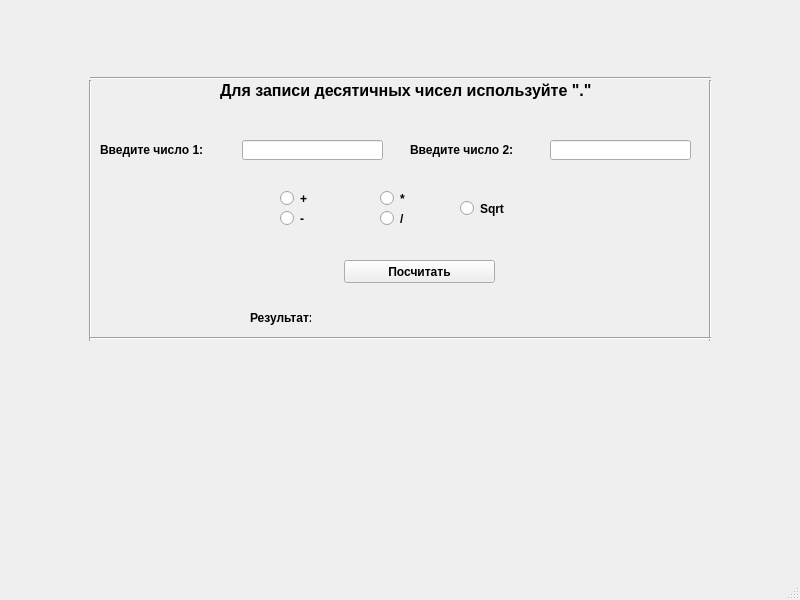
<?xml version="1.0" encoding="UTF-8"?>
<ui version="4.0">
 <class>MainWindow</class>
 <widget class="QMainWindow" name="MainWindow">
  <property name="geometry">
   <rect>
    <x>0</x>
    <y>0</y>
    <width>800</width>
    <height>600</height>
   </rect>
  </property>
  <property name="font">
   <font>
    <family>Arial</family>
    <weight>75</weight>
    <bold>true</bold>
   </font>
  </property>
  <property name="windowTitle">
   <string>MainWindow</string>
  </property>
  <widget class="QWidget" name="centralwidget">
   <widget class="QPushButton" name="CountButton">
    <property name="geometry">
     <rect>
      <x>344</x>
      <y>260</y>
      <width>151</width>
      <height>23</height>
     </rect>
    </property>
    <property name="text">
     <string>Посчитать</string>
    </property>
   </widget>
   <widget class="QRadioButton" name="Plus">
    <property name="geometry">
     <rect>
      <x>280</x>
      <y>190</y>
      <width>41</width>
      <height>17</height>
     </rect>
    </property>
    <property name="text">
     <string>+</string>
    </property>
   </widget>
   <widget class="QRadioButton" name="Ymnojit">
    <property name="geometry">
     <rect>
      <x>380</x>
      <y>190</y>
      <width>41</width>
      <height>17</height>
     </rect>
    </property>
    <property name="text">
     <string>*</string>
    </property>
   </widget>
   <widget class="QRadioButton" name="Minus">
    <property name="geometry">
     <rect>
      <x>280</x>
      <y>210</y>
      <width>41</width>
      <height>17</height>
     </rect>
    </property>
    <property name="text">
     <string>-</string>
    </property>
   </widget>
   <widget class="QRadioButton" name="Delenie">
    <property name="geometry">
     <rect>
      <x>380</x>
      <y>210</y>
      <width>41</width>
      <height>17</height>
     </rect>
    </property>
    <property name="text">
     <string>/</string>
    </property>
   </widget>
   <widget class="QLabel" name="LeftText">
    <property name="geometry">
     <rect>
      <x>100</x>
      <y>140</y>
      <width>131</width>
      <height>20</height>
     </rect>
    </property>
    <property name="text">
     <string>Введите число 1:</string>
    </property>
   </widget>
   <widget class="QLabel" name="RightText">
    <property name="geometry">
     <rect>
      <x>410</x>
      <y>140</y>
      <width>121</width>
      <height>20</height>
     </rect>
    </property>
    <property name="text">
     <string>Введите число 2:</string>
    </property>
   </widget>
   <widget class="QLabel" name="Res">
    <property name="geometry">
     <rect>
      <x>250</x>
      <y>310</y>
      <width>61</width>
      <height>16</height>
     </rect>
    </property>
    <property name="text">
     <string>Результат:</string>
    </property>
   </widget>
   <widget class="QLineEdit" name="FirstNum">
    <property name="geometry">
     <rect>
      <x>242</x>
      <y>140</y>
      <width>141</width>
      <height>20</height>
     </rect>
    </property>
   </widget>
   <widget class="QLineEdit" name="SecondNum">
    <property name="geometry">
     <rect>
      <x>550</x>
      <y>140</y>
      <width>141</width>
      <height>20</height>
     </rect>
    </property>
   </widget>
   <widget class="QLabel" name="label">
    <property name="geometry">
     <rect>
      <x>220</x>
      <y>80</y>
      <width>391</width>
      <height>21</height>
     </rect>
    </property>
    <property name="font">
     <font>
      <family>Arial</family>
      <pointsize>12</pointsize>
      <weight>75</weight>
      <bold>true</bold>
     </font>
    </property>
    <property name="text">
     <string>Для записи десятичных чисел используйте &quot;.&quot;</string>
    </property>
   </widget>
   <widget class="Line" name="line">
    <property name="geometry">
     <rect>
      <x>80</x>
      <y>80</y>
      <width>20</width>
      <height>261</height>
     </rect>
    </property>
    <property name="orientation">
     <enum>Qt::Vertical</enum>
    </property>
   </widget>
   <widget class="Line" name="line_2">
    <property name="geometry">
     <rect>
      <x>700</x>
      <y>80</y>
      <width>20</width>
      <height>261</height>
     </rect>
    </property>
    <property name="orientation">
     <enum>Qt::Vertical</enum>
    </property>
   </widget>
   <widget class="Line" name="line_3">
    <property name="geometry">
     <rect>
      <x>90</x>
      <y>330</y>
      <width>621</width>
      <height>16</height>
     </rect>
    </property>
    <property name="orientation">
     <enum>Qt::Horizontal</enum>
    </property>
   </widget>
   <widget class="Line" name="line_4">
    <property name="geometry">
     <rect>
      <x>90</x>
      <y>70</y>
      <width>621</width>
      <height>16</height>
     </rect>
    </property>
    <property name="orientation">
     <enum>Qt::Horizontal</enum>
    </property>
   </widget>
   <widget class="QLabel" name="Result2">
    <property name="geometry">
     <rect>
      <x>310</x>
      <y>310</y>
      <width>221</width>
      <height>20</height>
     </rect>
    </property>
    <property name="text">
     <string/>
    </property>
   </widget>
   <widget class="QLabel" name="Del0">
    <property name="geometry">
     <rect>
      <x>360</x>
      <y>290</y>
      <width>131</width>
      <height>16</height>
     </rect>
    </property>
    <property name="text">
     <string/>
    </property>
   </widget>
   <widget class="QRadioButton" name="Koren">
    <property name="geometry">
     <rect>
      <x>460</x>
      <y>200</y>
      <width>51</width>
      <height>17</height>
     </rect>
    </property>
    <property name="text">
     <string>Sqrt</string>
    </property>
   </widget>
  </widget>
  <widget class="QMenuBar" name="menubar">
   <property name="geometry">
    <rect>
     <x>0</x>
     <y>0</y>
     <width>800</width>
     <height>21</height>
    </rect>
   </property>
  </widget>
  <widget class="QStatusBar" name="statusbar"/>
 </widget>
 <resources/>
 <connections/>
</ui>
